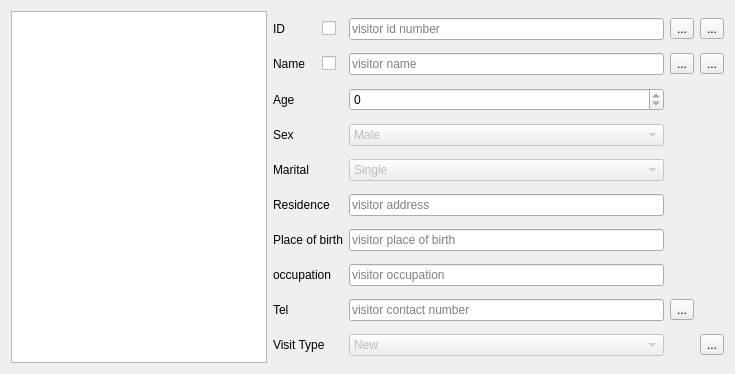
<?xml version="1.0" encoding="UTF-8"?>
<ui version="4.0">
 <class>remoteAssist</class>
 <widget class="QDialog" name="remoteAssist">
  <property name="geometry">
   <rect>
    <x>0</x>
    <y>0</y>
    <width>735</width>
    <height>374</height>
   </rect>
  </property>
  <property name="windowTitle">
   <string>Remote Assistant</string>
  </property>
  <layout class="QGridLayout" name="gridLayout_2">
   <item row="0" column="0">
    <widget class="QTableView" name="visitorsTableView">
     <property name="sizePolicy">
      <sizepolicy hsizetype="Preferred" vsizetype="Expanding">
       <horstretch>0</horstretch>
       <verstretch>0</verstretch>
      </sizepolicy>
     </property>
     <property name="alternatingRowColors">
      <bool>true</bool>
     </property>
     <property name="selectionBehavior">
      <enum>QAbstractItemView::SelectRows</enum>
     </property>
     <property name="textElideMode">
      <enum>Qt::ElideLeft</enum>
     </property>
     <property name="sortingEnabled">
      <bool>true</bool>
     </property>
     <attribute name="verticalHeaderDefaultSectionSize">
      <number>20</number>
     </attribute>
    </widget>
   </item>
   <item row="1" column="0">
    <layout class="QHBoxLayout" name="horizontalLayout"/>
   </item>
   <item row="0" column="1" rowspan="2">
    <layout class="QGridLayout" name="gridLayout">
     <item row="5" column="0" colspan="3">
      <widget class="QLabel" name="label_4">
       <property name="text">
        <string>Residence</string>
       </property>
      </widget>
     </item>
     <item row="0" column="7">
      <widget class="QToolButton" name="loadID">
       <property name="text">
        <string>...</string>
       </property>
       <property name="icon">
        <iconset resource="resources.qrc">
         <normaloff>:/Graphics/forward</normaloff>:/Graphics/forward</iconset>
       </property>
      </widget>
     </item>
     <item row="8" column="0" colspan="3">
      <widget class="QLabel" name="label_8">
       <property name="text">
        <string>Tel</string>
       </property>
      </widget>
     </item>
     <item row="3" column="5">
      <widget class="QComboBox" name="_sex">
       <property name="enabled">
        <bool>false</bool>
       </property>
       <item>
        <property name="text">
         <string>Male</string>
        </property>
       </item>
       <item>
        <property name="text">
         <string>Female</string>
        </property>
       </item>
      </widget>
     </item>
     <item row="4" column="5">
      <widget class="QComboBox" name="_martital">
       <property name="enabled">
        <bool>false</bool>
       </property>
       <item>
        <property name="text">
         <string>Single</string>
        </property>
       </item>
       <item>
        <property name="text">
         <string>Married</string>
        </property>
       </item>
       <item>
        <property name="text">
         <string>Widdowed</string>
        </property>
       </item>
       <item>
        <property name="text">
         <string>Devorced</string>
        </property>
       </item>
      </widget>
     </item>
     <item row="7" column="5">
      <widget class="QLineEdit" name="_occu">
       <property name="readOnly">
        <bool>true</bool>
       </property>
       <property name="placeholderText">
        <string>visitor occupation</string>
       </property>
      </widget>
     </item>
     <item row="7" column="0" colspan="3">
      <widget class="QLabel" name="label_7">
       <property name="text">
        <string>occupation</string>
       </property>
      </widget>
     </item>
     <item row="6" column="5">
      <widget class="QLineEdit" name="_pob">
       <property name="readOnly">
        <bool>true</bool>
       </property>
       <property name="placeholderText">
        <string>visitor place of birth </string>
       </property>
      </widget>
     </item>
     <item row="6" column="0" colspan="3">
      <widget class="QLabel" name="label_5">
       <property name="text">
        <string>Place of birth</string>
       </property>
      </widget>
     </item>
     <item row="9" column="5">
      <widget class="QComboBox" name="_visitType">
       <property name="enabled">
        <bool>false</bool>
       </property>
       <item>
        <property name="text">
         <string>New</string>
        </property>
       </item>
       <item>
        <property name="text">
         <string>Follow 1</string>
        </property>
       </item>
       <item>
        <property name="text">
         <string>Follow 2</string>
        </property>
       </item>
       <item>
        <property name="text">
         <string>Follow 3</string>
        </property>
       </item>
       <item>
        <property name="text">
         <string>Follow 4 </string>
        </property>
       </item>
       <item>
        <property name="text">
         <string>Free</string>
        </property>
       </item>
      </widget>
     </item>
     <item row="5" column="5">
      <widget class="QLineEdit" name="_residence">
       <property name="readOnly">
        <bool>true</bool>
       </property>
       <property name="placeholderText">
        <string>visitor address</string>
       </property>
      </widget>
     </item>
     <item row="8" column="5">
      <widget class="QLineEdit" name="_tel">
       <property name="readOnly">
        <bool>true</bool>
       </property>
       <property name="placeholderText">
        <string>visitor contact number</string>
       </property>
      </widget>
     </item>
     <item row="0" column="0" colspan="2">
      <widget class="QLabel" name="label">
       <property name="text">
        <string>ID</string>
       </property>
      </widget>
     </item>
     <item row="9" column="0" colspan="3">
      <widget class="QLabel" name="label_9">
       <property name="text">
        <string>Visit Type</string>
       </property>
      </widget>
     </item>
     <item row="2" column="5">
      <widget class="QSpinBox" name="_age">
       <property name="readOnly">
        <bool>true</bool>
       </property>
      </widget>
     </item>
     <item row="1" column="5">
      <widget class="QLineEdit" name="_name">
       <property name="readOnly">
        <bool>true</bool>
       </property>
       <property name="placeholderText">
        <string>visitor name</string>
       </property>
      </widget>
     </item>
     <item row="2" column="0" colspan="2">
      <widget class="QLabel" name="label_3">
       <property name="text">
        <string>Age</string>
       </property>
      </widget>
     </item>
     <item row="0" column="5">
      <widget class="QLineEdit" name="_id">
       <property name="readOnly">
        <bool>true</bool>
       </property>
       <property name="placeholderText">
        <string>visitor id number</string>
       </property>
      </widget>
     </item>
     <item row="1" column="0" colspan="2">
      <widget class="QLabel" name="label_2">
       <property name="text">
        <string>Name</string>
       </property>
      </widget>
     </item>
     <item row="4" column="0" colspan="3">
      <widget class="QLabel" name="label_6">
       <property name="text">
        <string>Marital</string>
       </property>
      </widget>
     </item>
     <item row="1" column="7">
      <widget class="QToolButton" name="loadName">
       <property name="text">
        <string>...</string>
       </property>
       <property name="icon">
        <iconset resource="resources.qrc">
         <normaloff>:/Graphics/forward</normaloff>:/Graphics/forward</iconset>
       </property>
      </widget>
     </item>
     <item row="3" column="0" colspan="3">
      <widget class="QLabel" name="label_10">
       <property name="text">
        <string>Sex</string>
       </property>
      </widget>
     </item>
     <item row="9" column="7">
      <widget class="QToolButton" name="reload">
       <property name="text">
        <string>...</string>
       </property>
       <property name="icon">
        <iconset resource="resources.qrc">
         <normaloff>:/Graphics/refresh</normaloff>:/Graphics/refresh</iconset>
       </property>
      </widget>
     </item>
     <item row="0" column="6">
      <widget class="QToolButton" name="searchByID">
       <property name="text">
        <string>...</string>
       </property>
       <property name="icon">
        <iconset resource="resources.qrc">
         <normaloff>:/Graphics/search</normaloff>:/Graphics/search</iconset>
       </property>
      </widget>
     </item>
     <item row="1" column="6">
      <widget class="QToolButton" name="searchByName">
       <property name="text">
        <string>...</string>
       </property>
       <property name="icon">
        <iconset resource="resources.qrc">
         <normaloff>:/Graphics/search</normaloff>:/Graphics/search</iconset>
       </property>
      </widget>
     </item>
     <item row="8" column="6">
      <widget class="QToolButton" name="searchByTel">
       <property name="text">
        <string>...</string>
       </property>
       <property name="icon">
        <iconset resource="resources.qrc">
         <normaloff>:/Graphics/search</normaloff>:/Graphics/search</iconset>
       </property>
      </widget>
     </item>
     <item row="0" column="2">
      <widget class="QCheckBox" name="id_check">
       <property name="text">
        <string/>
       </property>
       <property name="checkable">
        <bool>true</bool>
       </property>
       <property name="tristate">
        <bool>false</bool>
       </property>
      </widget>
     </item>
     <item row="1" column="2">
      <widget class="QCheckBox" name="name_check">
       <property name="text">
        <string/>
       </property>
       <property name="checkable">
        <bool>true</bool>
       </property>
       <property name="tristate">
        <bool>false</bool>
       </property>
      </widget>
     </item>
    </layout>
   </item>
  </layout>
 </widget>
 <resources>
  <include location="resources.qrc"/>
 </resources>
 <connections/>
</ui>
